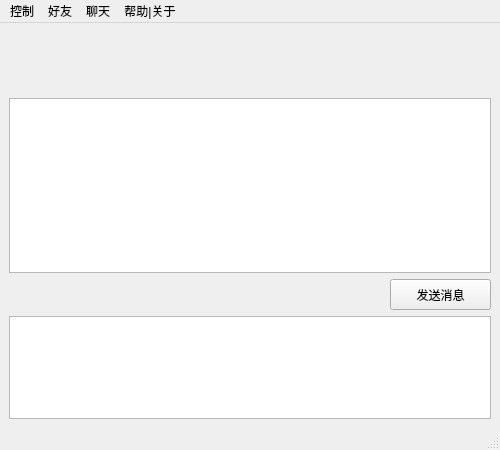
<?xml version="1.0" encoding="UTF-8"?>
<ui version="4.0">
 <class>ChatWidget</class>
 <widget class="QMainWindow" name="ChatWidget">
  <property name="geometry">
   <rect>
    <x>0</x>
    <y>0</y>
    <width>500</width>
    <height>450</height>
   </rect>
  </property>
  <property name="windowTitle">
   <string>MainWindow</string>
  </property>
  <widget class="QWidget" name="centralwidget">
   <layout class="QVBoxLayout" name="verticalLayout_2">
    <item>
     <layout class="QHBoxLayout" name="horizontalLayout_4">
      <item>
       <widget class="QLabel" name="PeerLogo">
        <property name="minimumSize">
         <size>
          <width>60</width>
          <height>60</height>
         </size>
        </property>
        <property name="maximumSize">
         <size>
          <width>60</width>
          <height>60</height>
         </size>
        </property>
       </widget>
      </item>
      <item>
       <widget class="QLabel" name="LPeerName">
        <property name="text">
         <string/>
        </property>
       </widget>
      </item>
      <item>
       <spacer name="horizontalSpacer_3">
        <property name="orientation">
         <enum>Qt::Horizontal</enum>
        </property>
        <property name="sizeHint" stdset="0">
         <size>
          <width>40</width>
          <height>20</height>
         </size>
        </property>
       </spacer>
      </item>
     </layout>
    </item>
    <item>
     <layout class="QVBoxLayout" name="verticalLayout">
      <item>
       <widget class="QTextBrowser" name="MsgSrea"/>
      </item>
      <item>
       <layout class="QHBoxLayout" name="horizontalLayout">
        <item>
         <spacer name="horizontalSpacer">
          <property name="orientation">
           <enum>Qt::Horizontal</enum>
          </property>
          <property name="sizeHint" stdset="0">
           <size>
            <width>40</width>
            <height>20</height>
           </size>
          </property>
         </spacer>
        </item>
        <item>
         <widget class="QPushButton" name="DoSend">
          <property name="minimumSize">
           <size>
            <width>101</width>
            <height>31</height>
           </size>
          </property>
          <property name="maximumSize">
           <size>
            <width>101</width>
            <height>31</height>
           </size>
          </property>
          <property name="text">
           <string>发送消息</string>
          </property>
         </widget>
        </item>
       </layout>
      </item>
      <item>
       <widget class="QTextEdit" name="MsgEdit">
        <property name="maximumSize">
         <size>
          <width>16777215</width>
          <height>120</height>
         </size>
        </property>
       </widget>
      </item>
     </layout>
    </item>
   </layout>
  </widget>
  <widget class="QMenuBar" name="menubar">
   <property name="geometry">
    <rect>
     <x>0</x>
     <y>0</y>
     <width>500</width>
     <height>25</height>
    </rect>
   </property>
   <widget class="QMenu" name="menu">
    <property name="title">
     <string>控制</string>
    </property>
    <addaction name="action"/>
    <addaction name="action_2"/>
   </widget>
   <widget class="QMenu" name="menu_2">
    <property name="title">
     <string>好友</string>
    </property>
    <addaction name="action_3"/>
   </widget>
   <widget class="QMenu" name="menu_3">
    <property name="title">
     <string>聊天</string>
    </property>
    <addaction name="action_4"/>
    <addaction name="action_5"/>
   </widget>
   <widget class="QMenu" name="menu_guanyu">
    <property name="title">
     <string>帮助|关于</string>
    </property>
    <addaction name="action_6"/>
    <addaction name="action_7"/>
    <addaction name="action_Qt"/>
    <addaction name="action_8"/>
    <addaction name="separator"/>
    <addaction name="action_10"/>
    <addaction name="action_11"/>
    <addaction name="action_12"/>
   </widget>
   <addaction name="menu"/>
   <addaction name="menu_2"/>
   <addaction name="menu_3"/>
   <addaction name="menu_guanyu"/>
  </widget>
  <widget class="QStatusBar" name="statusbar"/>
  <action name="action">
   <property name="text">
    <string>最小化</string>
   </property>
  </action>
  <action name="action_2">
   <property name="text">
    <string>关闭</string>
   </property>
  </action>
  <action name="action_3">
   <property name="text">
    <string>查看对方资料</string>
   </property>
  </action>
  <action name="action_4">
   <property name="text">
    <string>发送消息</string>
   </property>
  </action>
  <action name="action_5">
   <property name="text">
    <string>清屏</string>
   </property>
  </action>
  <action name="action_6">
   <property name="text">
    <string>零毫秒是什么？</string>
   </property>
  </action>
  <action name="action_7">
   <property name="text">
    <string>合作开发人员名单</string>
   </property>
  </action>
  <action name="action_Qt">
   <property name="text">
    <string>感谢Qt</string>
   </property>
  </action>
  <action name="action_8">
   <property name="text">
    <string>版本信息</string>
   </property>
  </action>
  <action name="action_10">
   <property name="text">
    <string>精英盒子主页</string>
   </property>
  </action>
  <action name="action_11">
   <property name="text">
    <string>检查新版本</string>
   </property>
  </action>
  <action name="action_12">
   <property name="text">
    <string>用户论坛</string>
   </property>
  </action>
 </widget>
 <resources/>
 <connections/>
</ui>
